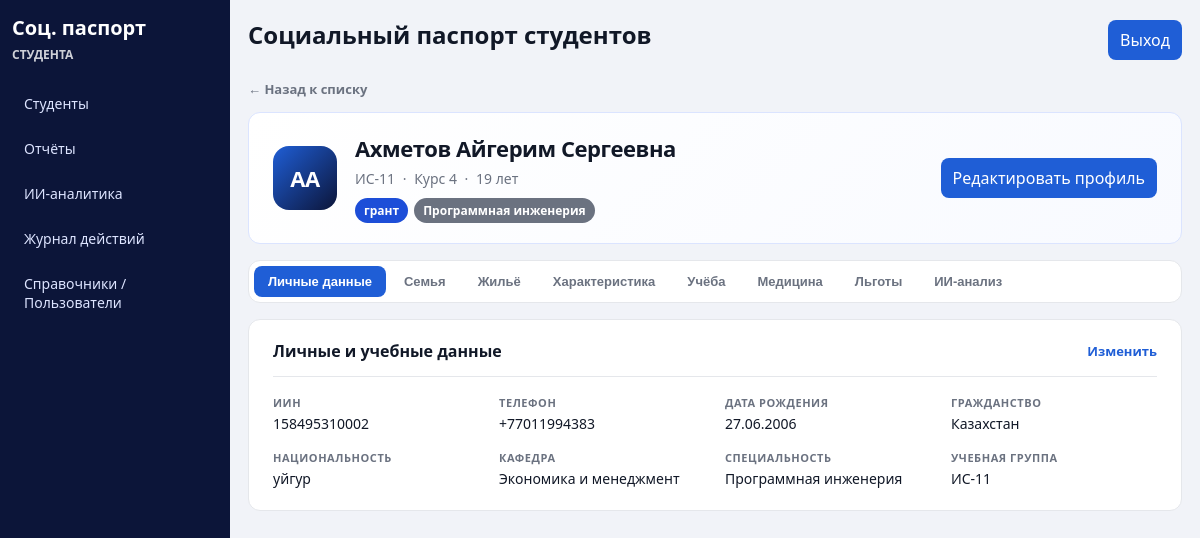
The page /students/28/ (signed in) on the database its author committed.
### core/models.py (models this page shows, shortened)
class Student(models.Model):
    iin_validator = RegexValidator(r"^\d{12}$", "ИИН должен содержать ровно 12 цифр.")
    last_name = models.CharField("Фамилия", max_length=150)
    first_name = models.CharField("Имя", max_length=150)
    middle_name = models.CharField("Отчество", max_length=150, blank=True)
    birth_date = models.DateField("Дата рождения")
    citizenship = models.CharField("Гражданство", max_length=120)
    nationality = models.CharField("Национальность", max_length=120)
    iin = models.CharField(
        "ИИН", max_length=12, unique=True, validators=[iin_validator], db_index=True
    )
    phone = models.CharField("Телефон", max_length=20, db_index=True)
    department = models.ForeignKey(Department, on_delete=models.PROTECT, verbose_name="Кафедра")
    specialty = models.ForeignKey(Specialty, on_delete=models.PROTECT, verbose_name="Специальность")
    course = models.PositiveSmallIntegerField(
        "Курс", validators=[MinValueValidator(1), MaxValueValidator(6)]
    )
    group = models.ForeignKey(StudyGroup, on_delete=models.PROTECT, verbose_name="Учебная группа")
    payment_form = models.ForeignKey(
        PaymentForm, on_delete=models.PROTECT, verbose_name="Форма оплаты"
    )
    created_at = models.DateTimeField("Создано", auto_now_add=True)
    updated_at = models.DateTimeField("Обновлено", auto_now=True)
    class Meta:
        verbose_name = "Студент"
        verbose_name_plural = "Студенты"
        ordering = ["last_name", "first_name"]
        indexes = [
            models.Index(fields=["last_name", "first_name", "middle_name"]),
            models.Index(fields=["iin"]),
            models.Index(fields=["phone"]),
        ]
    @property
    def full_name(self):
        return f"{self.last_name} {self.first_name} {self.middle_name}".strip()
    @property
    def age(self):
        today = timezone.localdate()
        years = today.year - self.birth_date.year
        if (today.month, today.day) < (self.birth_date.month, self.birth_date.day):
            years -= 1
        return years

class ReferenceModel(models.Model):
    name = models.CharField("Название", max_length=255, unique=True)
    is_active = models.BooleanField("Активен", default=True)
    created_at = models.DateTimeField("Создано", auto_now_add=True)
    updated_at = models.DateTimeField("Обновлено", auto_now=True)
    objects = ActiveQuerySet.as_manager()
    class Meta:
        abstract = True
        ordering = ["name"]
    def __str__(self):
        return self.name

class StudyGroup(ReferenceModel):
    class Meta:
        verbose_name = "Учебная группа"
        verbose_name_plural = "Учебные группы"
        ordering = ["name"]

class PaymentForm(ReferenceModel):
    class Meta:
        verbose_name = "Форма оплаты"
        verbose_name_plural = "Формы оплаты"
        ordering = ["name"]

class Specialty(ReferenceModel):
    class Meta:
        verbose_name = "Специальность"
        verbose_name_plural = "Специальности"
        ordering = ["name"]

class Department(ReferenceModel):
    class Meta:
        verbose_name = "Кафедра"
        verbose_name_plural = "Кафедры"
        ordering = ["name"]

### core/views.py (the view)
# urls.py: path("students/<int:pk>/", views.student_detail, name="student-detail"),
@login_required
def student_detail(request, pk):
    student = get_object_or_404(Student, pk=pk)
    family, _ = StudentFamily.objects.get_or_create(student=student)
    context = {
        "student": student,
        "family": family,
        "members": family.members.all(),
        "housing": getattr(student, "housing", None),
        "psycho": getattr(student, "psycho", None),
        "academic": getattr(student, "academic", None),
        "medical": getattr(student, "medical", None),
        "benefits": getattr(student, "benefits", None),
        "latest_ai": student.ai_analyses.first(),
        "ai_history": student.ai_analyses.all()[:10],
    }
    return render(request, "core/student_detail.html", context)

### templates/core/student_detail.html (shortened to what this page needs)
{% extends "base.html" %}
{% block content %}
<a class="back-link" href="{% url 'student-list' %}">← Назад к списку</a>
<div class="profile-hero card">
    <div class="profile-hero-main">
        <div class="profile-avatar" aria-hidden="true">{{ student.first_name|slice:":1" }}{{ student.last_name|slice:":1" }}</div>
        <div class="profile-hero-info">
            <h3>{{ student.full_name }}</h3>
            <div class="profile-meta">
                <span>{{ student.group }}</span>
                <span class="profile-meta-dot">·</span>
                <span>Курс {{ student.course }}</span>
                <span class="profile-meta-dot">·</span>
                <span>{{ student.age }} лет</span>
            </div>
            <div class="profile-badges">
                <span class="badge badge-blue">{{ student.payment_form }}</span>
                <span class="badge badge-gray">{{ student.specialty }}</span>
            </div>
        </div>
    </div>
    <a class="button" href="{% url 'student-update' student.pk %}">Редактировать профиль</a>
</div>
<div class="profile-tabs" id="student-tabs">
    <button type="button" class="profile-tab tab-button active" data-tab="personal">Личные данные</button>
    <button type="button" class="profile-tab tab-button" data-tab="family">Семья</button>
    <button type="button" class="profile-tab tab-button" data-tab="housing">Жильё</button>
    <button type="button" class="profile-tab tab-button" data-tab="psycho">Характеристика</button>
    <button type="button" class="profile-tab tab-button" data-tab="academic">Учёба</button>
    {% if perms.core.view_studentmedical %}
    <button type="button" class="profile-tab tab-button" data-tab="medical">Медицина</button>
    {% endif %}
    <button type="button" class="profile-tab tab-button" data-tab="benefits">Льготы</button>
    <button type="button" class="profile-tab tab-button" data-tab="ai">ИИ-анализ</button>
</div>
<div class="tab-panel active" id="tab-personal">
    <div class="section-card card">
        <div class="section-header">
            <h4>Личные и учебные данные</h4>
            <a class="section-edit" href="{% url 'student-update' student.pk %}">Изменить</a>
        </div>
        <div class="info-grid">
            <div class="info-item"><span class="info-label">ИИН</span><span class="info-value">{{ student.iin }}</span></div>
            <div class="info-item"><span class="info-label">Телефон</span><span class="info-value">{{ student.phone }}</span></div>
            <div class="info-item"><span class="info-label">Дата рождения</span><span class="info-value">{{ student.birth_date|date:"d.m.Y" }}</span></div>
            <div class="info-item"><span class="info-label">Гражданство</span><span class="info-value">{{ student.citizenship }}</span></div>
            <div class="info-item"><span class="info-label">Национальность</span><span class="info-value">{{ student.nationality }}</span></div>
            <div class="info-item"><span class="info-label">Кафедра</span><span class="info-value">{{ student.department }}</span></div>
            <div class="info-item"><span class="info-label">Специальность</span><span class="info-value">{{ student.specialty }}</span></div>
            <div class="info-item"><span class="info-label">Учебная группа</span><span class="info-value">{{ student.group }}</span></div>
        </div>
    </div>
</div>
{% endblock %}

### static/styles.css (style rules this page uses)
:root { --bg: #f1f3f8; --card: #ffffff; --line: #e5e7eb; --text: #111827; --muted: #6b7280; --nav: #0c1539; --nav-active: #1c2c63; --accent: #1f5ed6; --danger: #c91e3a; --warn: #d97706; --ok: #1d4ed8; }
* { box-sizing: border-box; }
body { margin: 0; font-family: "Segoe UI", Arial, sans-serif; color: var(--text); background: var(--bg); }
a { color: var(--accent); text-decoration: none; }
h2, h3, h4 { margin: 0 0 10px; }
.card { background: var(--card); border: 1px solid var(--line); border-radius: 12px; padding: 14px; margin-bottom: 14px; }
input, select, textarea, button { border: 1px solid #d1d5db; border-radius: 8px; padding: 8px 10px; font-size: 14px; }
button, .button { background: var(--accent); color: #fff; border: none; padding: 9px 12px; border-radius: 8px; display: inline-block; }
.badge { font-size: 12px; border-radius: 999px; padding: 4px 9px; color: #fff; font-weight: 600; }
.badge-blue { background: var(--ok); }
.badge-gray { background: #6b7280; }
.tab-button { cursor: pointer; }
.tab-button.active { background: #1f5ed6; color: #fff; border-color: #1f5ed6; }
.tab-panel { display: none; }
.tab-panel.active { display: block; }
.back-link { display: inline-block; font-size: 13px; font-weight: 600; color: var(--muted); margin-bottom: 14px; transition: color 0.15s; }
.profile-hero { display: flex; justify-content: space-between; align-items: center; gap: 20px; padding: 20px 24px; margin-bottom: 16px; background: linear-gradient(135deg, #fff 0%, #f8faff 100%); border-color: #dbe4ff; }
.profile-hero-main { display: flex; align-items: center; gap: 18px; }
.profile-avatar { width: 64px; height: 64px; border-radius: 16px; background: linear-gradient(135deg, #1f5ed6, #0c1539); color: #fff; font-size: 22px; font-weight: 700; display: flex; align-items: center; justify-content: center; flex-shrink: 0; letter-spacing: -0.02em; }
.profile-hero-info h3 { font-size: 22px; font-weight: 700; margin: 0 0 6px; letter-spacing: -0.02em; }
.profile-meta { font-size: 14px; color: var(--muted); margin-bottom: 10px; }
.profile-meta-dot { margin: 0 4px; }
.profile-badges { display: flex; flex-wrap: wrap; gap: 6px; }
.profile-tabs { display: flex; gap: 4px; flex-wrap: wrap; margin-bottom: 16px; background: var(--card); border: 1px solid var(--line); border-radius: 12px; padding: 5px; }
.profile-tab { background: transparent; color: var(--muted); border: none; padding: 8px 14px; border-radius: 8px; font-size: 13px; font-weight: 600; cursor: pointer; transition: background 0.15s, color 0.15s; }
.profile-tab.active { background: var(--accent); color: #fff; }
.section-card { padding: 20px 24px; }
.section-header { display: flex; justify-content: space-between; align-items: center; margin-bottom: 18px; padding-bottom: 14px; border-bottom: 1px solid var(--line); }
.section-header h4 { margin: 0; font-size: 16px; font-weight: 700; }
.section-edit { font-size: 13px; font-weight: 600; color: var(--accent); }
.info-grid { display: grid; grid-template-columns: repeat(4, 1fr); gap: 16px 20px; }
.info-item { display: flex; flex-direction: column; gap: 4px; }
.info-label { font-size: 11px; font-weight: 700; text-transform: uppercase; letter-spacing: 0.05em; color: var(--muted); }
.info-value { font-size: 14px; font-weight: 500; color: var(--text); line-height: 1.45; }

### rows shown on the page
Student: first_name "А", last_name "А", full_name "Ахметов Айгерим Сергеевна", group "ИС-11", course "4", age "19", payment_form "грант", specialty "Программная инженерия", iin "158495310002", phone "+77011994383", birth_date "27.06.2006", citizenship "Казахстан", nationality "уйгур", department "Экономика и менеджмент"
